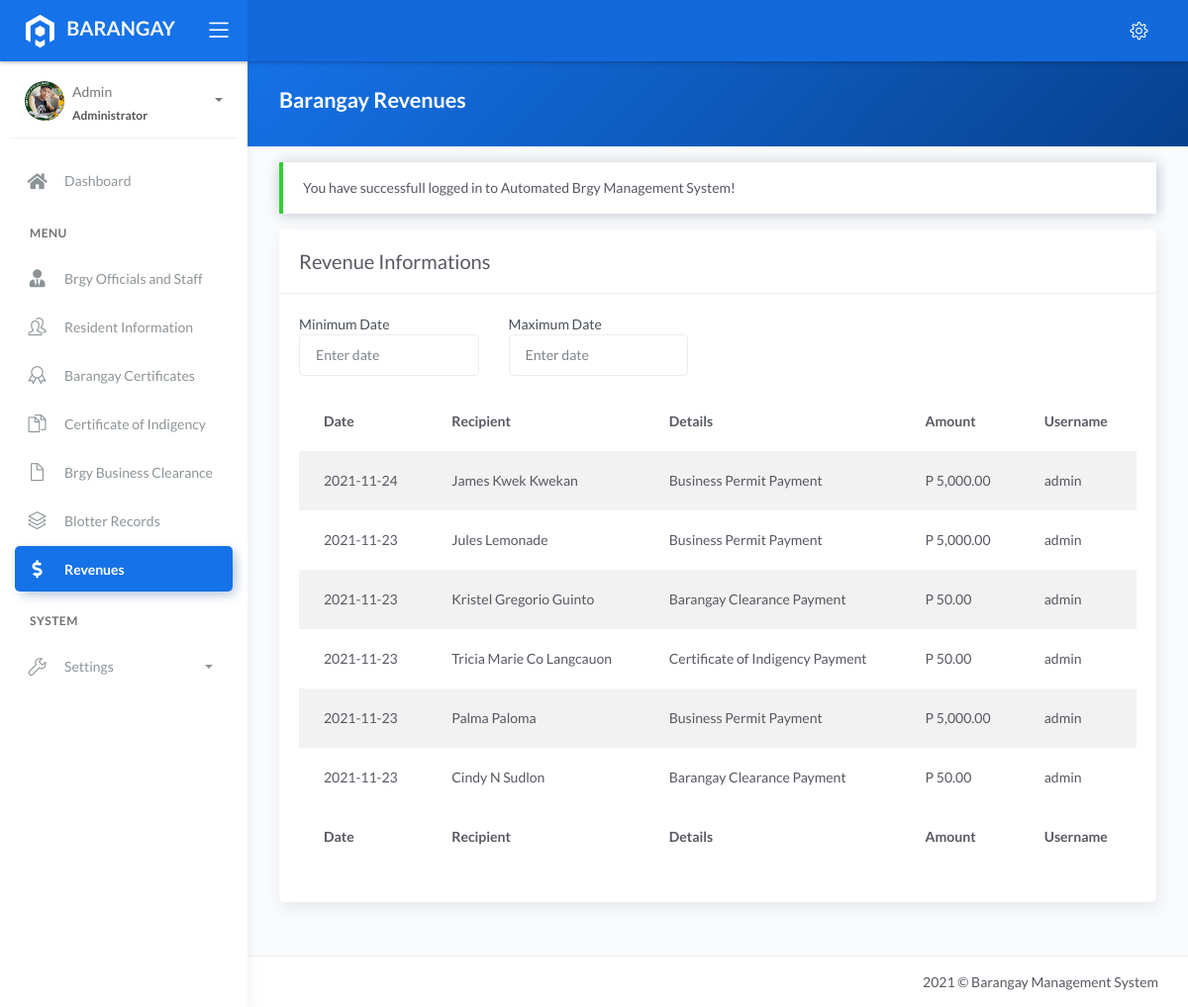
/revenue.php (signed in), run on the app's committed database.
### tables this page shows
CREATE TABLE `tblpayments` (
  `id` int(11) NOT NULL AUTO_INCREMENT,
  `details` varchar(100) DEFAULT NULL,
  `amounts` decimal(10,2) DEFAULT NULL,
  `date` date DEFAULT NULL,
  `user` varchar(50) DEFAULT NULL,
  `name` varchar(50) DEFAULT NULL,
  PRIMARY KEY (`id`)
);

### revenue.php (the view, shortened to what this page needs)
<?php include 'server/server.php' ?>
<?php
	$sql = "SELECT * FROM tblpayments ORDER BY `date` DESC";
    $result = $conn->query($sql);
    $revenue = array();
	while($row = $result->fetch_assoc()){
		$revenue[] = $row;
	}
?>
<!DOCTYPE html>
<html lang="en">
<head>
	<?php include 'templates/header.php' ?>
	<link rel="stylesheet" href="assets/js/plugin/dataTables.dateTime.min.css">
	<link rel="stylesheet" href="assets/js/plugin/datatables/Buttons-1.6.1/css/buttons.dataTables.min.css">
</head>
<body>
	<div class="wrapper">
		<?php include 'templates/main-header.php' ?>
		<?php include 'templates/sidebar.php' ?>
		<div class="main-panel">
			<div class="content">
				<div class="panel-header bg-primary-gradient">
					<div class="page-inner">
						<div class="d-flex align-items-left align-items-md-center flex-column flex-md-row">
							<div>
								<h2 class="text-white fw-bold">Barangay Revenues</h2>
							</div>
						</div>
					</div>
				</div>
				<div class="page-inner">
					<div class="row mt--2">
						<div class="col-md-12">
                            <?php if(isset($_SESSION['message'])): ?>
                                <div class="alert alert-<?php echo $_SESSION['success']; ?> <?= $_SESSION['success']=='danger' ? 'bg-danger text-light' : null ?>" role="alert">
                                    <?php echo $_SESSION['message']; ?>
                                </div>
                            <?php endif ?>
                            <div class="card">
								<div class="card-header">
									<div class="card-head-row">
										<div class="card-title">Revenue Informations</div>
									</div>
								</div>
								<div class="card-body">
									<div class="row mb-3 w-50">
										<div class="col">
											<label>Minimum Date</label>
											<input type="text" class="form-control" placeholder="Enter date" id="min">
										</div>
										<div class="col">
											<label>Maximum Date</label>
											<input type="text" class="form-control" placeholder="Enter date" id="max">
										</div>
									</div>
									<div class="table-responsive">
										<table id="revenuetable" class="display table table-striped">
											<thead>
												<tr>
													<th scope="col">Date</th>
													<th scope="col">Recipient</th>
													<th scope="col">Details</th>
													<th scope="col">Amount</th>
													<th scope="col">Username</th>
												</tr>
											</thead>
											<tbody>
												<?php if(!empty($revenue)): ?>
													<?php $no=1; foreach($revenue as $row): ?>
													<tr>
														<td><?= $row['date'] ?></td>
														<td><?= $row['name'] ?></td>
														<td><?= $row['details'] ?></td>
														<td>P <?= number_format($row['amounts'],2) ?></td>
														<td><?= $row['user'] ?></td>
													</tr>
													<?php $no++; endforeach ?>
												<?php endif ?>
											</tbody>
											<tfoot>
												<tr>
                                                    <th scope="col">Date</th>
													<th scope="col">Recipient</th>
													<th scope="col">Details</th>
													<th scope="col">Amount</th>
													<th scope="col">Username</th>
												</tr>
											</tfoot>
										</table>
									</div>
								</div>
							</div>
						</div>
					</div>
				</div>
			</div>
			<?php include 'templates/main-footer.php' ?>
		</div>
	</div>
</body>
</html>

### data on the page
tblpayments: date "2021-11-24", name "James Kwek Kwekan", details "Business Permit Payment", amounts "5,000.00", user "admin"
tblpayments: date "2021-11-23", name "Jules Lemonade", details "Business Permit Payment", amounts "5,000.00", user "admin"
tblpayments: date "2021-11-23", name "Kristel Gregorio Guinto", details "Barangay Clearance Payment", amounts "50.00", user "admin"
tblpayments: date "2021-11-23", name "Tricia Marie Co Langcauon", details "Certificate of Indigency Payment", amounts "50.00", user "admin"
tblpayments: date "2021-11-23", name "Palma Paloma", details "Business Permit Payment", amounts "5,000.00", user "admin"
tblpayments: date "2021-11-23", name "Cindy N Sudlon", details "Barangay Clearance Payment", amounts "50.00", user "admin"

### other printed values
$_SESSION['username'] "Admin"
$_SESSION['role'] "Administrator"
$_SESSION['message'] "You have successfull logged in to Automated Brgy Management System!"
